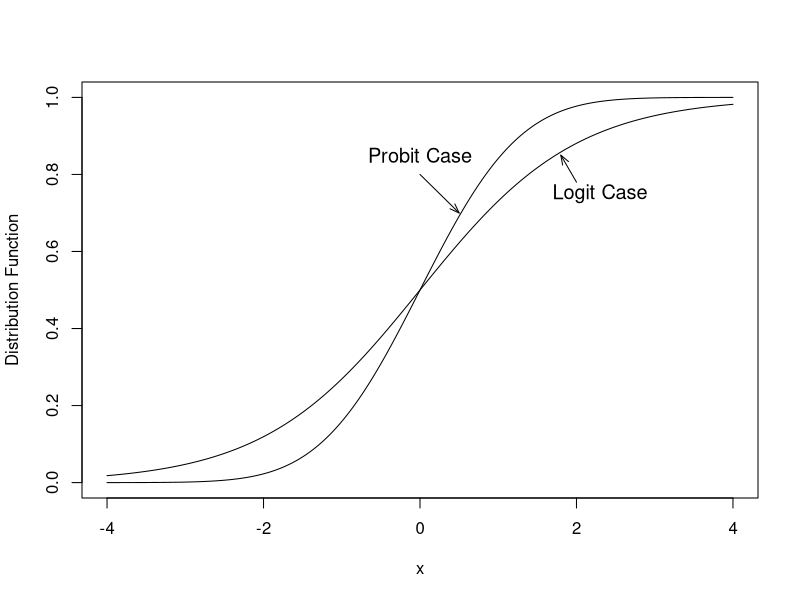

The R source for this figure:
## ---- chunk 1
#  Comparison of Logit and Probit Distribution Functions  
x <- seq(-4, 4, length= 500)
logit <- 1/(1+exp(-x))
normaldf=pnorm(x)

plot(x,normaldf,type="l", ylab="Distribution Function", cex=1.2)
lines(x,logit)
text(2.3,.75, "Logit Case", cex=1.2)
text(0,.85, "Probit Case", cex=1.2)
arrows(2,.78, 1.8, .85,length=0.1, angle = 20)
arrows(0,.8, 0.5, .7,length=0.1, angle = 20)

